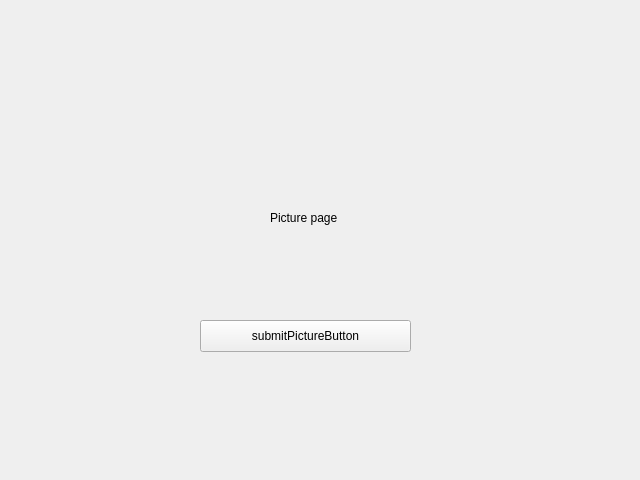
<?xml version="1.0" encoding="UTF-8"?>
<ui version="4.0">
 <class>PicturePage</class>
 <widget class="QWidget" name="PicturePage">
  <property name="geometry">
   <rect>
    <x>0</x>
    <y>0</y>
    <width>640</width>
    <height>480</height>
   </rect>
  </property>
  <property name="windowTitle">
   <string>Form</string>
  </property>
  <widget class="QLabel" name="label">
   <property name="geometry">
    <rect>
     <x>270</x>
     <y>210</y>
     <width>161</width>
     <height>16</height>
    </rect>
   </property>
   <property name="text">
    <string>Picture page</string>
   </property>
  </widget>
  <widget class="QPushButton" name="submitPictureButton">
   <property name="geometry">
    <rect>
     <x>200</x>
     <y>320</y>
     <width>211</width>
     <height>32</height>
    </rect>
   </property>
   <property name="text">
    <string>submitPictureButton</string>
   </property>
  </widget>
 </widget>
 <resources/>
 <connections/>
</ui>
